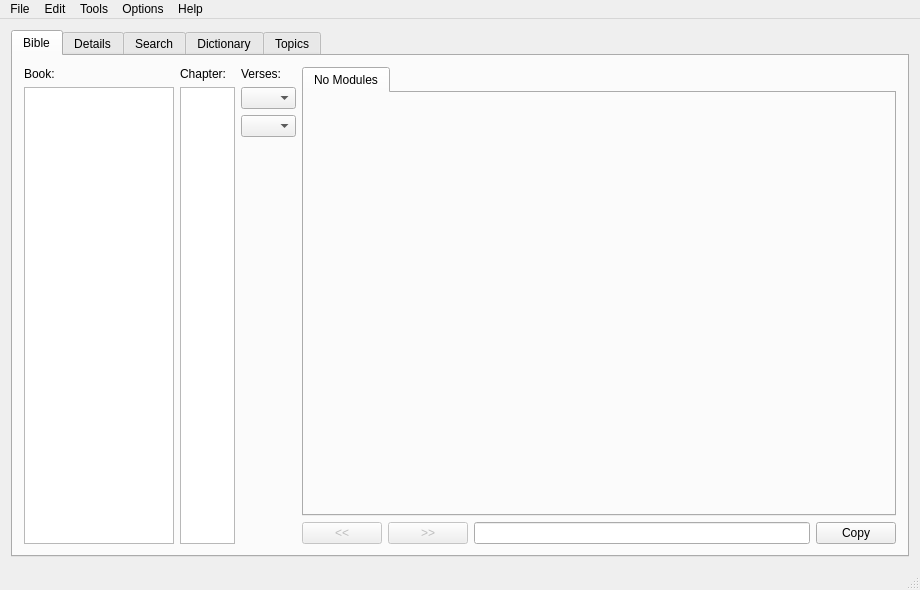
<?xml version="1.0" encoding="UTF-8"?>
<ui version="4.0">
 <class>MainWindow</class>
 <widget class="QMainWindow" name="MainWindow">
  <property name="geometry">
   <rect>
    <x>0</x>
    <y>0</y>
    <width>920</width>
    <height>590</height>
   </rect>
  </property>
  <property name="windowTitle">
   <string>Qt Bible Viewer</string>
  </property>
  <widget class="QWidget" name="centralWidget">
   <layout class="QGridLayout" name="gridLayout_2">
    <item row="1" column="2">
     <layout class="QHBoxLayout" name="mainHorizontalLayout"/>
    </item>
    <item row="0" column="0">
     <widget class="QTabWidget" name="tabWidget">
      <property name="tabShape">
       <enum>QTabWidget::Rounded</enum>
      </property>
      <property name="currentIndex">
       <number>0</number>
      </property>
      <property name="elideMode">
       <enum>Qt::ElideNone</enum>
      </property>
      <widget class="QWidget" name="tabBible">
       <attribute name="title">
        <string>Bible</string>
       </attribute>
       <layout class="QHBoxLayout" name="horizontalLayout_3">
        <item>
         <layout class="QVBoxLayout" name="bookVerticlaLayout">
          <item>
           <widget class="QLabel" name="bookLabel">
            <property name="text">
             <string>Book:</string>
            </property>
           </widget>
          </item>
          <item>
           <widget class="QListWidget" name="bookListWidget">
            <property name="sizePolicy">
             <sizepolicy hsizetype="Fixed" vsizetype="Expanding">
              <horstretch>0</horstretch>
              <verstretch>0</verstretch>
             </sizepolicy>
            </property>
            <property name="maximumSize">
             <size>
              <width>150</width>
              <height>16777215</height>
             </size>
            </property>
            <property name="styleSheet">
             <string notr="true"/>
            </property>
           </widget>
          </item>
         </layout>
        </item>
        <item>
         <layout class="QVBoxLayout" name="chapterVerticalLayout">
          <item>
           <widget class="QLabel" name="chapterLabel">
            <property name="text">
             <string>Chapter:</string>
            </property>
           </widget>
          </item>
          <item>
           <widget class="QListWidget" name="chapterListWidget">
            <property name="sizePolicy">
             <sizepolicy hsizetype="Fixed" vsizetype="Expanding">
              <horstretch>0</horstretch>
              <verstretch>0</verstretch>
             </sizepolicy>
            </property>
            <property name="maximumSize">
             <size>
              <width>55</width>
              <height>16777215</height>
             </size>
            </property>
           </widget>
          </item>
         </layout>
        </item>
        <item>
         <layout class="QVBoxLayout" name="verseVerticalLayout">
          <item>
           <widget class="QLabel" name="verseLabel">
            <property name="text">
             <string>Verses:</string>
            </property>
           </widget>
          </item>
          <item>
           <widget class="QComboBox" name="verseFirstComboBox">
            <property name="sizePolicy">
             <sizepolicy hsizetype="Preferred" vsizetype="Fixed">
              <horstretch>0</horstretch>
              <verstretch>0</verstretch>
             </sizepolicy>
            </property>
            <property name="maximumSize">
             <size>
              <width>55</width>
              <height>16777215</height>
             </size>
            </property>
            <property name="maxVisibleItems">
             <number>30</number>
            </property>
           </widget>
          </item>
          <item>
           <widget class="QComboBox" name="verseLastComboBox">
            <property name="maximumSize">
             <size>
              <width>55</width>
              <height>16777215</height>
             </size>
            </property>
            <property name="maxVisibleItems">
             <number>30</number>
            </property>
           </widget>
          </item>
          <item>
           <spacer name="verseVerticalSpacer">
            <property name="orientation">
             <enum>Qt::Vertical</enum>
            </property>
            <property name="sizeHint" stdset="0">
             <size>
              <width>20</width>
              <height>40</height>
             </size>
            </property>
           </spacer>
          </item>
         </layout>
        </item>
        <item>
         <layout class="QVBoxLayout" name="bookCopyVerticalLayout">
          <item>
           <widget class="QTabWidget" name="translationTabWidget">
            <property name="tabPosition">
             <enum>QTabWidget::North</enum>
            </property>
            <property name="tabShape">
             <enum>QTabWidget::Rounded</enum>
            </property>
            <property name="currentIndex">
             <number>0</number>
            </property>
            <widget class="QWidget" name="tab1">
             <attribute name="title">
              <string>No Modules</string>
             </attribute>
            </widget>
           </widget>
          </item>
          <item>
           <layout class="QHBoxLayout" name="copyHorizontalLayout">
            <item>
             <widget class="QPushButton" name="prevChapterButton">
              <property name="enabled">
               <bool>false</bool>
              </property>
              <property name="text">
               <string>&lt;&lt;</string>
              </property>
             </widget>
            </item>
            <item>
             <widget class="QPushButton" name="nextChapterButton">
              <property name="enabled">
               <bool>false</bool>
              </property>
              <property name="text">
               <string>&gt;&gt;</string>
              </property>
             </widget>
            </item>
            <item>
             <widget class="QLineEdit" name="verseLineEdit"/>
            </item>
            <item>
             <widget class="QPushButton" name="copyButton">
              <property name="text">
               <string>Copy</string>
              </property>
             </widget>
            </item>
           </layout>
          </item>
         </layout>
        </item>
       </layout>
      </widget>
      <widget class="QWidget" name="tabDetails">
       <attribute name="title">
        <string>Details</string>
       </attribute>
       <layout class="QHBoxLayout" name="horizontalLayout_4">
        <item>
         <layout class="QVBoxLayout" name="mainVerticalLayout">
          <item>
           <layout class="QHBoxLayout" name="mainDetailsHoriziontalLayout">
            <item>
             <layout class="QVBoxLayout" name="descriptionAbbreviationVerticalLayout">
              <item>
               <layout class="QVBoxLayout" name="descriptionVerticalLayout">
                <item>
                 <widget class="QLabel" name="descriptionLabel">
                  <property name="text">
                   <string>Description:</string>
                  </property>
                 </widget>
                </item>
                <item>
                 <widget class="QTextBrowser" name="descriptionTextBrowser">
                  <property name="sizePolicy">
                   <sizepolicy hsizetype="Fixed" vsizetype="Expanding">
                    <horstretch>0</horstretch>
                    <verstretch>0</verstretch>
                   </sizepolicy>
                  </property>
                  <property name="maximumSize">
                   <size>
                    <width>285</width>
                    <height>16777215</height>
                   </size>
                  </property>
                  <property name="font">
                   <font>
                    <pointsize>10</pointsize>
                   </font>
                  </property>
                 </widget>
                </item>
                <item>
                 <spacer name="horizontalSpacer">
                  <property name="orientation">
                   <enum>Qt::Horizontal</enum>
                  </property>
                  <property name="sizeType">
                   <enum>QSizePolicy::Fixed</enum>
                  </property>
                  <property name="sizeHint" stdset="0">
                   <size>
                    <width>285</width>
                    <height>0</height>
                   </size>
                  </property>
                 </spacer>
                </item>
               </layout>
              </item>
              <item>
               <layout class="QVBoxLayout" name="abbreviationVerticalLayout">
                <item>
                 <widget class="QLabel" name="abbreviationLabel">
                  <property name="text">
                   <string>Abbreviation:</string>
                  </property>
                 </widget>
                </item>
                <item>
                 <widget class="QLineEdit" name="abbreviationLineEdit">
                  <property name="sizePolicy">
                   <sizepolicy hsizetype="Fixed" vsizetype="Fixed">
                    <horstretch>0</horstretch>
                    <verstretch>0</verstretch>
                   </sizepolicy>
                  </property>
                  <property name="maximumSize">
                   <size>
                    <width>285</width>
                    <height>16777215</height>
                   </size>
                  </property>
                  <property name="readOnly">
                   <bool>true</bool>
                  </property>
                 </widget>
                </item>
               </layout>
              </item>
             </layout>
            </item>
            <item>
             <layout class="QVBoxLayout" name="commentsVerticalLayout">
              <item>
               <widget class="QLabel" name="commentsLabel">
                <property name="text">
                 <string>Comments: </string>
                </property>
               </widget>
              </item>
              <item>
               <widget class="QTextBrowser" name="commentsTextBrowser">
                <property name="sizePolicy">
                 <sizepolicy hsizetype="MinimumExpanding" vsizetype="Expanding">
                  <horstretch>0</horstretch>
                  <verstretch>0</verstretch>
                 </sizepolicy>
                </property>
                <property name="font">
                 <font>
                  <pointsize>10</pointsize>
                 </font>
                </property>
                <property name="openExternalLinks">
                 <bool>true</bool>
                </property>
                <property name="openLinks">
                 <bool>false</bool>
                </property>
               </widget>
              </item>
             </layout>
            </item>
           </layout>
          </item>
          <item>
           <layout class="QHBoxLayout" name="horizontalLayout">
            <item>
             <layout class="QVBoxLayout" name="versionVerticalLayout">
              <item>
               <widget class="QLabel" name="versionLabel">
                <property name="text">
                 <string>Version:</string>
                </property>
               </widget>
              </item>
              <item>
               <widget class="QLineEdit" name="versionLineEdit">
                <property name="readOnly">
                 <bool>true</bool>
                </property>
               </widget>
              </item>
             </layout>
            </item>
            <item>
             <layout class="QVBoxLayout" name="versionDateVerticalLayout">
              <item>
               <widget class="QLabel" name="versionDateLabel">
                <property name="text">
                 <string>Version Date:</string>
                </property>
               </widget>
              </item>
              <item>
               <widget class="QLineEdit" name="versionDateLineEdit">
                <property name="readOnly">
                 <bool>true</bool>
                </property>
               </widget>
              </item>
             </layout>
            </item>
            <item>
             <layout class="QVBoxLayout" name="publishDateVerticalLayout">
              <item>
               <widget class="QLabel" name="publishDateLabel">
                <property name="text">
                 <string>Publish Date:</string>
                </property>
               </widget>
              </item>
              <item>
               <widget class="QLineEdit" name="publishDateLineEdit">
                <property name="readOnly">
                 <bool>true</bool>
                </property>
               </widget>
              </item>
             </layout>
            </item>
           </layout>
          </item>
          <item>
           <layout class="QHBoxLayout" name="boolHorizontalLayout">
            <item>
             <widget class="QCheckBox" name="rightToLeftCheckBox">
              <property name="enabled">
               <bool>true</bool>
              </property>
              <property name="layoutDirection">
               <enum>Qt::RightToLeft</enum>
              </property>
              <property name="text">
               <string>Right to Left</string>
              </property>
              <property name="checkable">
               <bool>true</bool>
              </property>
              <property name="checked">
               <bool>false</bool>
              </property>
             </widget>
            </item>
            <item>
             <widget class="QCheckBox" name="oldTestamentCheckBox">
              <property name="layoutDirection">
               <enum>Qt::RightToLeft</enum>
              </property>
              <property name="text">
               <string>Old Testament</string>
              </property>
             </widget>
            </item>
            <item>
             <widget class="QCheckBox" name="newTestamentCheckBox">
              <property name="layoutDirection">
               <enum>Qt::RightToLeft</enum>
              </property>
              <property name="text">
               <string>New Testament</string>
              </property>
             </widget>
            </item>
            <item>
             <widget class="QCheckBox" name="strongsNumbersCheckBox">
              <property name="layoutDirection">
               <enum>Qt::RightToLeft</enum>
              </property>
              <property name="text">
               <string>Strong's Numbers</string>
              </property>
             </widget>
            </item>
           </layout>
          </item>
         </layout>
        </item>
       </layout>
      </widget>
      <widget class="QWidget" name="tabSearch">
       <attribute name="title">
        <string>Search</string>
       </attribute>
       <layout class="QVBoxLayout" name="verticalLayout_23">
        <item>
         <layout class="QHBoxLayout" name="enterSearchSectionHorizontalLayout">
          <item>
           <layout class="QVBoxLayout" name="enterSearchVerticalLayout">
            <item>
             <widget class="QLabel" name="enterLabel">
              <property name="text">
               <string>Enter a Word or Phrase:</string>
              </property>
             </widget>
            </item>
            <item>
             <layout class="QHBoxLayout" name="enterHorizontalLayout">
              <item>
               <widget class="QLineEdit" name="enterLineEdit"/>
              </item>
              <item>
               <widget class="QPushButton" name="searchButton">
                <property name="enabled">
                 <bool>false</bool>
                </property>
                <property name="text">
                 <string>Search</string>
                </property>
               </widget>
              </item>
             </layout>
            </item>
           </layout>
          </item>
          <item>
           <layout class="QHBoxLayout" name="sectionHorizontalLayout">
            <item>
             <layout class="QVBoxLayout" name="rangeVerticalLayout">
              <item>
               <widget class="QComboBox" name="searchFromComboBox">
                <property name="maxVisibleItems">
                 <number>30</number>
                </property>
               </widget>
              </item>
              <item>
               <widget class="QComboBox" name="searchToComboBox">
                <property name="sizePolicy">
                 <sizepolicy hsizetype="Fixed" vsizetype="Fixed">
                  <horstretch>0</horstretch>
                  <verstretch>0</verstretch>
                 </sizepolicy>
                </property>
                <property name="minimumSize">
                 <size>
                  <width>128</width>
                  <height>0</height>
                 </size>
                </property>
                <property name="maxVisibleItems">
                 <number>30</number>
                </property>
               </widget>
              </item>
             </layout>
            </item>
            <item>
             <layout class="QVBoxLayout" name="sectionVerticalLayout">
              <item>
               <widget class="QLabel" name="divisionLabel">
                <property name="text">
                 <string>Bible Section:</string>
                </property>
               </widget>
              </item>
              <item>
               <widget class="QComboBox" name="divisionComboBox">
                <property name="sizePolicy">
                 <sizepolicy hsizetype="Fixed" vsizetype="Fixed">
                  <horstretch>0</horstretch>
                  <verstretch>0</verstretch>
                 </sizepolicy>
                </property>
                <property name="minimumSize">
                 <size>
                  <width>170</width>
                  <height>0</height>
                 </size>
                </property>
                <property name="maxVisibleItems">
                 <number>12</number>
                </property>
               </widget>
              </item>
             </layout>
            </item>
           </layout>
          </item>
         </layout>
        </item>
        <item>
         <layout class="QHBoxLayout" name="resultsOptionsHorizontalLayout">
          <item>
           <layout class="QVBoxLayout" name="resultsVerticalLeyout">
            <item>
             <widget class="QLabel" name="resultsLabel">
              <property name="text">
               <string>Results:</string>
              </property>
             </widget>
            </item>
            <item>
             <widget class="QTextBrowser" name="resultsTextBrowser">
              <property name="minimumSize">
               <size>
                <width>0</width>
                <height>0</height>
               </size>
              </property>
              <property name="font">
               <font>
                <pointsize>10</pointsize>
               </font>
              </property>
              <property name="openLinks">
               <bool>false</bool>
              </property>
             </widget>
            </item>
           </layout>
          </item>
          <item>
           <layout class="QVBoxLayout" name="searchOptionsVerticalLayout">
            <item>
             <widget class="QLabel" name="searchOptions">
              <property name="text">
               <string>Search Options:</string>
              </property>
             </widget>
            </item>
            <item>
             <layout class="QHBoxLayout" name="translationHorizontalLayout">
              <item>
               <widget class="QLabel" name="translationLabel">
                <property name="text">
                 <string>Translation:</string>
                </property>
               </widget>
              </item>
              <item>
               <widget class="QComboBox" name="translationComboBox">
                <property name="maxVisibleItems">
                 <number>20</number>
                </property>
               </widget>
              </item>
             </layout>
            </item>
            <item>
             <layout class="QHBoxLayout" name="horizontalLayout_16">
              <item>
               <widget class="QLabel" name="resultsPerPageLabel">
                <property name="text">
                 <string>Results per Page:</string>
                </property>
               </widget>
              </item>
              <item>
               <widget class="QComboBox" name="resultsPerPageComboBox">
                <property name="maximumSize">
                 <size>
                  <width>45</width>
                  <height>16777215</height>
                 </size>
                </property>
                <property name="currentIndex">
                 <number>2</number>
                </property>
                <item>
                 <property name="text">
                  <string>10</string>
                 </property>
                </item>
                <item>
                 <property name="text">
                  <string>15</string>
                 </property>
                </item>
                <item>
                 <property name="text">
                  <string>25</string>
                 </property>
                </item>
                <item>
                 <property name="text">
                  <string>30</string>
                 </property>
                </item>
                <item>
                 <property name="text">
                  <string>40</string>
                 </property>
                </item>
                <item>
                 <property name="text">
                  <string>50</string>
                 </property>
                </item>
                <item>
                 <property name="text">
                  <string>75</string>
                 </property>
                </item>
                <item>
                 <property name="text">
                  <string>100</string>
                 </property>
                </item>
               </widget>
              </item>
             </layout>
            </item>
            <item>
             <widget class="QCheckBox" name="caseSensitiveCheckBox">
              <property name="toolTip">
               <string>Distinguish between uppercase and lowercase letters.</string>
              </property>
              <property name="text">
               <string>Case Sensitive</string>
              </property>
              <property name="checked">
               <bool>false</bool>
              </property>
             </widget>
            </item>
            <item>
             <widget class="QCheckBox" name="wholeWordsCheckBox">
              <property name="toolTip">
               <string>Discard word fragments while searching.</string>
              </property>
              <property name="text">
               <string>Whole Words Only</string>
              </property>
             </widget>
            </item>
            <item>
             <widget class="QRadioButton" name="exactPhraseRadioButton">
              <property name="toolTip">
               <string>Match the exact string of characters. (Superfluous whitespace is still removed.)</string>
              </property>
              <property name="text">
               <string>Exact Phrase</string>
              </property>
              <property name="checked">
               <bool>true</bool>
              </property>
             </widget>
            </item>
            <item>
             <widget class="QRadioButton" name="allWordsRadioButton">
              <property name="toolTip">
               <string>Match all of the words in no particular order.</string>
              </property>
              <property name="text">
               <string>All of the Words</string>
              </property>
             </widget>
            </item>
            <item>
             <widget class="QRadioButton" name="anyWordsRadioButton">
              <property name="toolTip">
               <string>Match at least one of the words in the input text.</string>
              </property>
              <property name="text">
               <string>Any of the Words</string>
              </property>
             </widget>
            </item>
            <item>
             <spacer name="searchOptionsVerticalSpacer">
              <property name="orientation">
               <enum>Qt::Vertical</enum>
              </property>
              <property name="sizeHint" stdset="0">
               <size>
                <width>20</width>
                <height>40</height>
               </size>
              </property>
             </spacer>
            </item>
           </layout>
          </item>
         </layout>
        </item>
        <item>
         <layout class="QHBoxLayout" name="randomVerseHorizontalLayout">
          <item>
           <layout class="QVBoxLayout" name="randomVerseVerticalLayout">
            <item>
             <layout class="QHBoxLayout" name="prevNextHorizontalLayout">
              <item>
               <widget class="QPushButton" name="prevButton">
                <property name="enabled">
                 <bool>false</bool>
                </property>
                <property name="text">
                 <string>&lt;&lt;</string>
                </property>
               </widget>
              </item>
              <item>
               <widget class="QPushButton" name="nextButton">
                <property name="enabled">
                 <bool>false</bool>
                </property>
                <property name="text">
                 <string>&gt;&gt;</string>
                </property>
               </widget>
              </item>
             </layout>
            </item>
            <item>
             <spacer name="randomVerseVerticalSpacer">
              <property name="orientation">
               <enum>Qt::Vertical</enum>
              </property>
              <property name="sizeType">
               <enum>QSizePolicy::Fixed</enum>
              </property>
              <property name="sizeHint" stdset="0">
               <size>
                <width>20</width>
                <height>10</height>
               </size>
              </property>
             </spacer>
            </item>
            <item>
             <widget class="QPushButton" name="randomVerseButton">
              <property name="minimumSize">
               <size>
                <width>100</width>
                <height>0</height>
               </size>
              </property>
              <property name="text">
               <string>Random Verse</string>
              </property>
             </widget>
            </item>
           </layout>
          </item>
          <item>
           <widget class="QTextBrowser" name="randomVerseTextBrowser">
            <property name="sizePolicy">
             <sizepolicy hsizetype="Expanding" vsizetype="Maximum">
              <horstretch>0</horstretch>
              <verstretch>0</verstretch>
             </sizepolicy>
            </property>
            <property name="maximumSize">
             <size>
              <width>16777215</width>
              <height>70</height>
             </size>
            </property>
            <property name="font">
             <font>
              <pointsize>10</pointsize>
             </font>
            </property>
            <property name="openLinks">
             <bool>false</bool>
            </property>
           </widget>
          </item>
         </layout>
        </item>
       </layout>
      </widget>
      <widget class="QWidget" name="tabDictionary">
       <attribute name="title">
        <string>Dictionary</string>
       </attribute>
       <layout class="QHBoxLayout" name="horizontalLayout_12">
        <item>
         <layout class="QHBoxLayout" name="horizontalLayout_11">
          <item>
           <layout class="QVBoxLayout" name="verticalLayout_16">
            <item>
             <layout class="QVBoxLayout" name="verticalLayout_15">
              <item>
               <layout class="QHBoxLayout" name="horizontalLayout_10">
                <item>
                 <widget class="QPushButton" name="openDictionaryButton">
                  <property name="minimumSize">
                   <size>
                    <width>0</width>
                    <height>0</height>
                   </size>
                  </property>
                  <property name="text">
                   <string>Open Dictionary Module</string>
                  </property>
                 </widget>
                </item>
                <item>
                 <spacer name="horizontalSpacer_2">
                  <property name="orientation">
                   <enum>Qt::Horizontal</enum>
                  </property>
                  <property name="sizeType">
                   <enum>QSizePolicy::Fixed</enum>
                  </property>
                  <property name="sizeHint" stdset="0">
                   <size>
                    <width>80</width>
                    <height>20</height>
                   </size>
                  </property>
                 </spacer>
                </item>
               </layout>
              </item>
              <item>
               <layout class="QHBoxLayout" name="horizontalLayout_9">
                <item>
                 <widget class="QLineEdit" name="searchDictionaryLineEdit"/>
                </item>
                <item>
                 <widget class="QPushButton" name="searchDictionaryButton">
                  <property name="text">
                   <string>Search</string>
                  </property>
                 </widget>
                </item>
               </layout>
              </item>
             </layout>
            </item>
            <item>
             <widget class="QLabel" name="dictionaryResultLabel">
              <property name="text">
               <string>Results:</string>
              </property>
             </widget>
            </item>
            <item>
             <widget class="QTextBrowser" name="dictionaryResultsTextBrowser"/>
            </item>
           </layout>
          </item>
          <item>
           <layout class="QVBoxLayout" name="verticalLayout_14">
            <item>
             <widget class="QLabel" name="definitionLabel">
              <property name="text">
               <string>Definition:</string>
              </property>
             </widget>
            </item>
            <item>
             <widget class="QTextBrowser" name="definitionTextBrowser">
              <property name="font">
               <font>
                <pointsize>10</pointsize>
               </font>
              </property>
             </widget>
            </item>
           </layout>
          </item>
         </layout>
        </item>
       </layout>
      </widget>
      <widget class="QWidget" name="tab">
       <attribute name="title">
        <string>Topics</string>
       </attribute>
       <layout class="QHBoxLayout" name="horizontalLayout_15">
        <item>
         <layout class="QHBoxLayout" name="horizontalLayout_14">
          <item>
           <layout class="QVBoxLayout" name="verticalLayout_19">
            <item>
             <widget class="QPushButton" name="openTopicModuleButton">
              <property name="text">
               <string>Open Topic Module</string>
              </property>
             </widget>
            </item>
            <item>
             <widget class="QListWidget" name="topicListWidget">
              <property name="sizePolicy">
               <sizepolicy hsizetype="Fixed" vsizetype="Expanding">
                <horstretch>0</horstretch>
                <verstretch>0</verstretch>
               </sizepolicy>
              </property>
              <property name="maximumSize">
               <size>
                <width>200</width>
                <height>16777215</height>
               </size>
              </property>
             </widget>
            </item>
           </layout>
          </item>
          <item>
           <layout class="QVBoxLayout" name="verticalLayout_18">
            <item>
             <widget class="QLabel" name="versesLabel">
              <property name="text">
               <string>Verses:</string>
              </property>
             </widget>
            </item>
            <item>
             <widget class="QTextBrowser" name="topicsTextBrowser"/>
            </item>
           </layout>
          </item>
         </layout>
        </item>
       </layout>
      </widget>
     </widget>
    </item>
   </layout>
  </widget>
  <widget class="QMenuBar" name="menuBar">
   <property name="geometry">
    <rect>
     <x>0</x>
     <y>0</y>
     <width>920</width>
     <height>21</height>
    </rect>
   </property>
   <widget class="QMenu" name="menuFile">
    <property name="title">
     <string>File</string>
    </property>
    <widget class="QMenu" name="menuRecently_Opened">
     <property name="title">
      <string>Recently Opened</string>
     </property>
    </widget>
    <addaction name="actionOpen_Bible_Module"/>
    <addaction name="menuRecently_Opened"/>
    <addaction name="separator"/>
    <addaction name="actionExit"/>
   </widget>
   <widget class="QMenu" name="menuOptions">
    <property name="title">
     <string>Options</string>
    </property>
    <widget class="QMenu" name="menuLanguage">
     <property name="title">
      <string>Language</string>
     </property>
     <addaction name="actionEnglish"/>
     <addaction name="actionPolski"/>
    </widget>
    <addaction name="actionPreferences"/>
    <addaction name="menuLanguage"/>
   </widget>
   <widget class="QMenu" name="menuHelp">
    <property name="title">
     <string>Help</string>
    </property>
    <addaction name="actionShow_Help"/>
    <addaction name="actionAbout"/>
   </widget>
   <widget class="QMenu" name="menuTools">
    <property name="title">
     <string>Tools</string>
    </property>
    <addaction name="actionSearch"/>
   </widget>
   <widget class="QMenu" name="menuEdit">
    <property name="title">
     <string>Edit</string>
    </property>
    <addaction name="actionCopy"/>
   </widget>
   <addaction name="menuFile"/>
   <addaction name="menuEdit"/>
   <addaction name="menuTools"/>
   <addaction name="menuOptions"/>
   <addaction name="menuHelp"/>
  </widget>
  <widget class="QStatusBar" name="statusBar"/>
  <action name="actionOpen_Bible_Module">
   <property name="text">
    <string>Open Bible Module</string>
   </property>
   <property name="shortcut">
    <string>Ctrl+O</string>
   </property>
   <property name="shortcutContext">
    <enum>Qt::WindowShortcut</enum>
   </property>
  </action>
  <action name="actionPreferences">
   <property name="text">
    <string>Preferences</string>
   </property>
  </action>
  <action name="actionEnglish">
   <property name="checkable">
    <bool>true</bool>
   </property>
   <property name="checked">
    <bool>true</bool>
   </property>
   <property name="text">
    <string>English</string>
   </property>
  </action>
  <action name="actionPolski">
   <property name="checkable">
    <bool>true</bool>
   </property>
   <property name="text">
    <string>Polski</string>
   </property>
  </action>
  <action name="actionShow_Help">
   <property name="text">
    <string>Show Help</string>
   </property>
  </action>
  <action name="actionAbout">
   <property name="text">
    <string>About</string>
   </property>
  </action>
  <action name="actionSearch">
   <property name="text">
    <string>Search</string>
   </property>
  </action>
  <action name="actionExit">
   <property name="text">
    <string>Exit</string>
   </property>
   <property name="shortcut">
    <string>Ctrl+Q</string>
   </property>
  </action>
  <action name="actionCopy">
   <property name="text">
    <string>Copy</string>
   </property>
  </action>
  <action name="actionModule_Details">
   <property name="text">
    <string>Module Details</string>
   </property>
  </action>
  <action name="actionRecent_File_1">
   <property name="text">
    <string>Recent File 1</string>
   </property>
  </action>
 </widget>
 <layoutdefault spacing="6" margin="11"/>
 <tabstops>
  <tabstop>tabWidget</tabstop>
  <tabstop>bookListWidget</tabstop>
  <tabstop>chapterListWidget</tabstop>
  <tabstop>verseFirstComboBox</tabstop>
  <tabstop>verseLastComboBox</tabstop>
  <tabstop>verseLineEdit</tabstop>
  <tabstop>copyButton</tabstop>
  <tabstop>descriptionTextBrowser</tabstop>
  <tabstop>abbreviationLineEdit</tabstop>
  <tabstop>commentsTextBrowser</tabstop>
  <tabstop>versionLineEdit</tabstop>
  <tabstop>versionDateLineEdit</tabstop>
  <tabstop>publishDateLineEdit</tabstop>
  <tabstop>rightToLeftCheckBox</tabstop>
  <tabstop>oldTestamentCheckBox</tabstop>
  <tabstop>newTestamentCheckBox</tabstop>
  <tabstop>strongsNumbersCheckBox</tabstop>
  <tabstop>enterLineEdit</tabstop>
  <tabstop>searchButton</tabstop>
  <tabstop>searchFromComboBox</tabstop>
  <tabstop>searchToComboBox</tabstop>
  <tabstop>divisionComboBox</tabstop>
  <tabstop>resultsTextBrowser</tabstop>
  <tabstop>prevButton</tabstop>
  <tabstop>nextButton</tabstop>
  <tabstop>randomVerseButton</tabstop>
  <tabstop>randomVerseTextBrowser</tabstop>
  <tabstop>openDictionaryButton</tabstop>
  <tabstop>searchDictionaryLineEdit</tabstop>
  <tabstop>searchDictionaryButton</tabstop>
  <tabstop>definitionTextBrowser</tabstop>
 </tabstops>
 <resources/>
 <connections/>
</ui>
